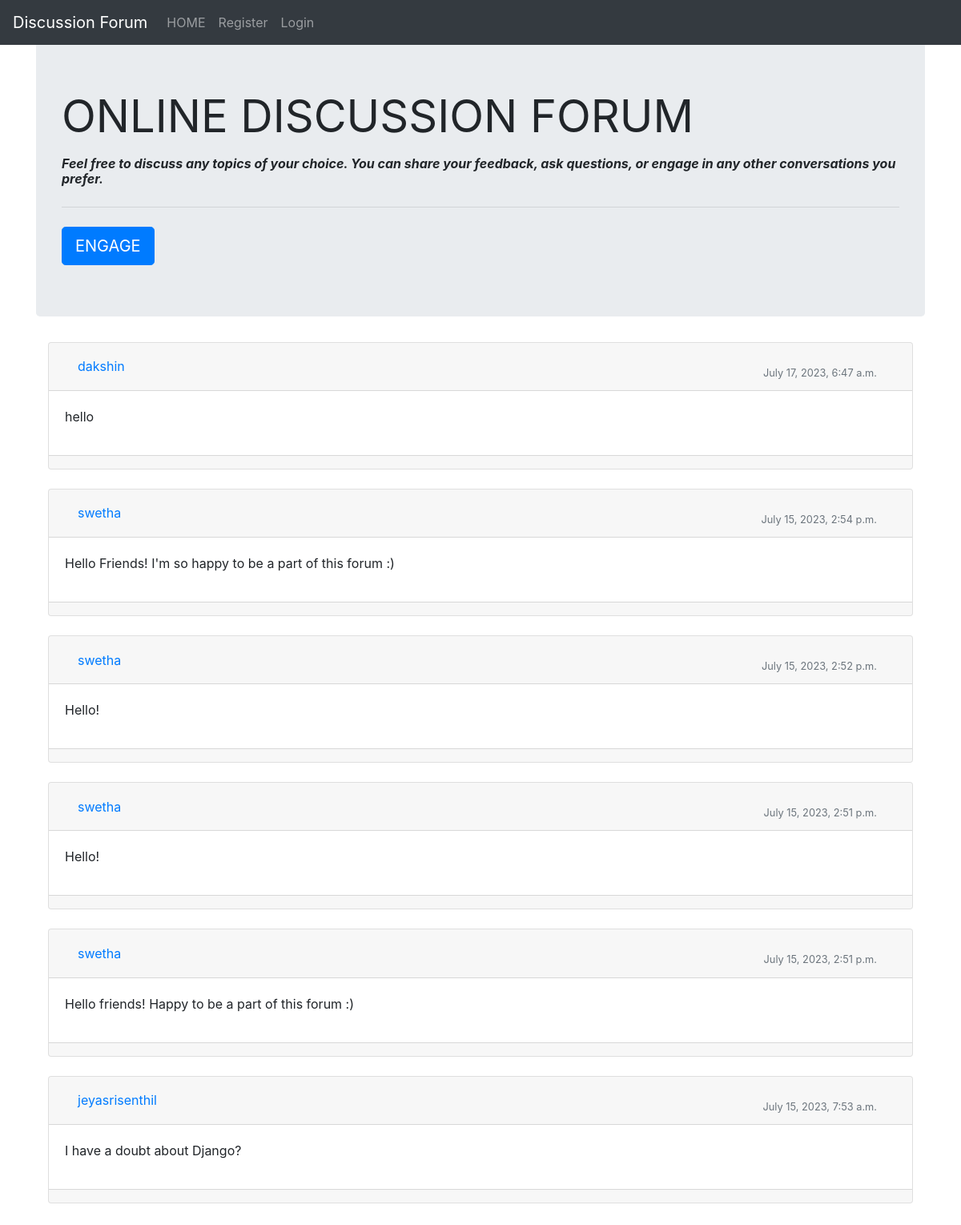
The page / on the database its author committed.
### firstapp/models.py (models this page shows)
class Post(models.Model):
    user1 = models.ForeignKey(User, on_delete=models.CASCADE, default=1)
    post_id = models.AutoField
    post_content = models.CharField(max_length=5000)
    timestamp= models.DateTimeField(default=now)
    image = models.ImageField(upload_to="images",default="")

### firstapp/views.py (the view, shortened to what this page needs)
# urls.py: path("", views.forum, name="Forum"),
def forum(request):
    profile = Profile.objects.all()
    posts = Post.objects.filter().order_by('-timestamp')
    return render(request, "forum.html", {'posts': posts})

### firstapp/templates/forum.html (shortened to what this page needs)
{% extends 'basic.html' %}
{% block body %}
<div class="container my-4">
    <div class="jumbotron">
        <h1 class="display-4"><b>ONLINE DISCUSSION FORUM</b></h1></h1>
        <p class="lead"><b><h6><i>Feel free to discuss any topics of your choice. You can share your feedback, ask questions, or engage in any other conversations you prefer.</i></h6></b></p>
        <hr class="my-4">
        <button class="btn btn-primary btn-lg" data-target="#questions" data-toggle="modal" role="button">ENGAGE</button>
    </div>
    {% for post in posts %}
    <div class="container-fluid mt-10">
        <div class="row">
            <div class="col-md-12">
                <div class="card mb-4">
                    <div class="card-header">
                        <div class="media flex-wrap w-100 align-items-center">
                            <div class="media-body ml-3">
                                <a href="/discussion/{{post.id}}" data-abc="true">{{post.user1}}</a>
                            </div>
                            <div class="text-muted small ml-3">
                                <div class="px-4 pt-3">{{post.timestamp}} </div>
                            </div>
                        </div>
                    </div>
                    <div class="card-body">
                        <p>{{post.post_content}}</p>
                    </div>
                    <div class="card-footer d-flex flex-wrap justify-content-between align-items-center px-0 pt-0 pb-3">
                    </div>
                </div>
            </div>
        </div>
    </div>
    {% endfor %}
</div>
{% endblock %}

### firstapp/templates/basic.html (shortened to what this page needs)
<!doctype html>
<html lang="en">
<head>
    <link rel="stylesheet" href="https://stackpath.bootstrapcdn.com/bootstrap/4.2.1/css/bootstrap.min.css">
</head>
<body>
<nav class="navbar navbar-expand-lg navbar-dark bg-dark fixed-top">
    <a class="navbar-brand" href="/">Discussion Forum</a>
    <div class="collapse navbar-collapse" id="navbarSupportedContent">
        <ul class="navbar-nav mr-auto">
            <li class="nav-item {% block homeactive %} {% endblock homeactive %} ">
                <a class="nav-link" href="/">HOME</a>
            </li>
            {% if user.is_authenticated %}
                <ul class="navbar-nav mr-2">
                    <li class="nav-item dropdown">
                        <a class="nav-link dropdown-toggle" href='#' id="navbarDropdown" role="button" data-toggle="dropdown"> WELCOME {{request.user}}</a>
                        <div class="dropdown-menu" aria-labelledby="navbarDropdown">
                            <a class="dropdown-item" href="/logout">Logout</a>
                        </div>
                    </li>
                    <li class="nav-item {% block profileactive %} {% endblock profileactive %}">
                        <a class="nav-link" href="/myprofile">PROFILE</a>
                    </li>
                </ul>
            {% else %}
                <li class="nav-item {% block registeractive %} {% endblock registeractive %}">
                    <a class="nav-link" href="/register">Register</a>
                </li>
                <li class="nav-item {% block loginactive %} {% endblock loginactive %}">
                    <a class="nav-link" href="/login">Login</a>
                </li>
            {% endif %}
        </ul>
    </div>
</nav>
<br>
{% block body %} {% endblock %}
</body>
</html>

### rows shown on the page
Post: user1 "dakshin", timestamp "July 17, 2023, 6:47 a.m.", post_content "hello"
Post: user1 "swetha", timestamp "July 15, 2023, 2:54 p.m.", post_content "Hello Friends! I'm so happy to be a part of this forum :)"
Post: user1 "swetha", timestamp "July 15, 2023, 2:52 p.m.", post_content "Hello!"
Post: user1 "swetha", timestamp "July 15, 2023, 2:51 p.m.", post_content "Hello!"
Post: user1 "swetha", timestamp "July 15, 2023, 2:51 p.m.", post_content "Hello friends! Happy to be a part of this forum :)"
Post: user1 "jeyasrisenthil", timestamp "July 15, 2023, 7:53 a.m.", post_content "I have a doubt about Django?"
